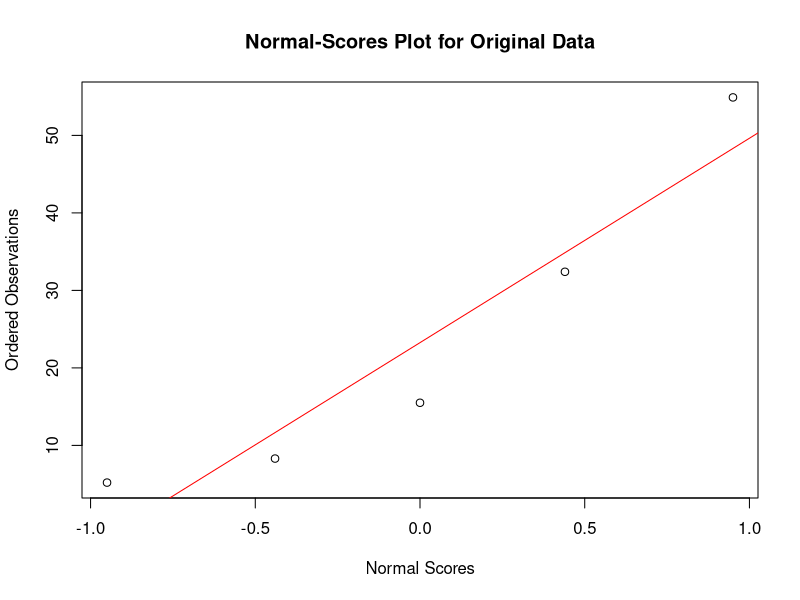
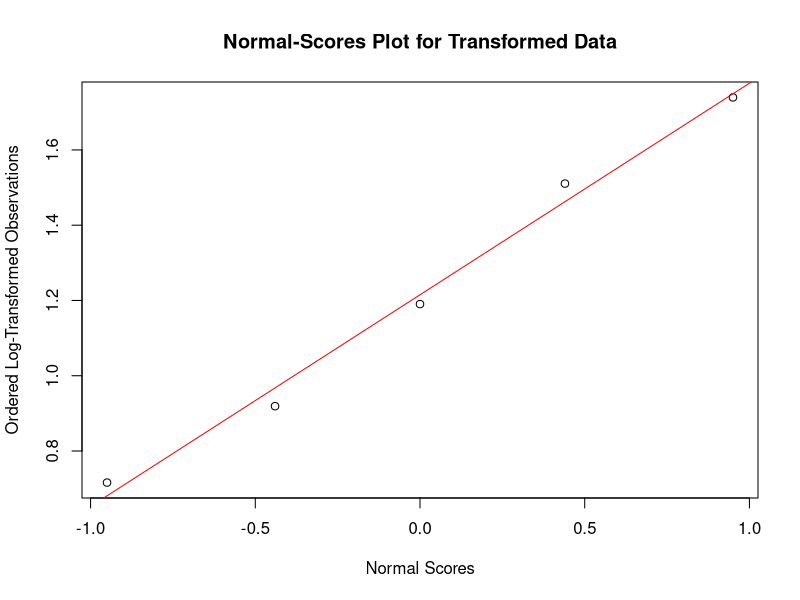

These figures' R source, in order:
# page number = 200
original_data <- c(54.9, 8.3, 5.2, 32.4, 15.5)
print(original_data)
normal_scores <- c(-0.95, -0.44, 0, 0.44, 0.95)
ordered_original_data <- sort(original_data)
plot(normal_scores, ordered_original_data, xlab = "Normal Scores", ylab = "Ordered Observations", main = "Normal-Scores Plot for Original Data")
abline(lm(ordered_original_data ~ normal_scores), col = "red")
shapiro_test_original <- shapiro.test(original_data)
shapiro_test_original
transformed_data <- log10(original_data)
ordered_transformed_data <- sort(transformed_data)
plot(normal_scores, ordered_transformed_data, xlab = "Normal Scores", ylab = "Ordered Log-Transformed Observations", main = "Normal-Scores Plot for Transformed Data")
abline(lm(ordered_transformed_data ~ normal_scores), col = "red")
shapiro_test_transformed <- shapiro.test(transformed_data)
shapiro_test_transformed
